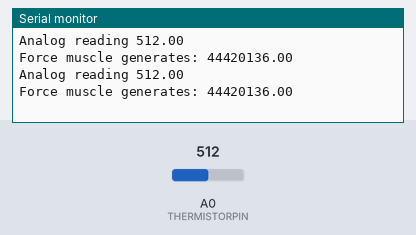
Recording of a sketch running on a simulated Arduino Uno, built with avr-gcc and run on an emulated ATmega328P. Shown: the last lines printed to the serial monitor. The test bench sets the inputs (shaded band); at power-on: A0 (THERMISTORPIN) = 512.

Above: at 1.8 s.
1.9 s: A0 (THERMISTORPIN) set to 559
At 2.8 s:
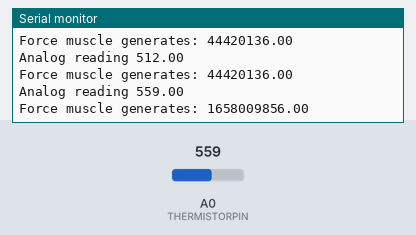
3.4 s: A0 (THERMISTORPIN) set to 577
At 4.4 s:
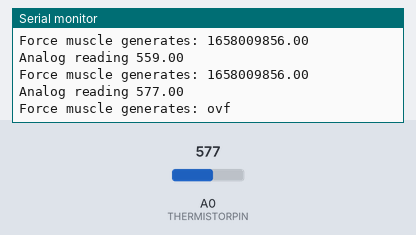
6.5 s: A0 (THERMISTORPIN) set to 842
At 7.8 s:
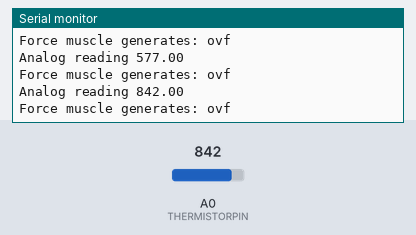
8.0 s: A0 (THERMISTORPIN) set to 866
At 8.8 s:
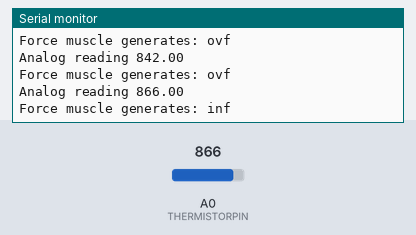
Timing chart, 0 to 11.0 s (numbered marks = the images above; inputs shaded):
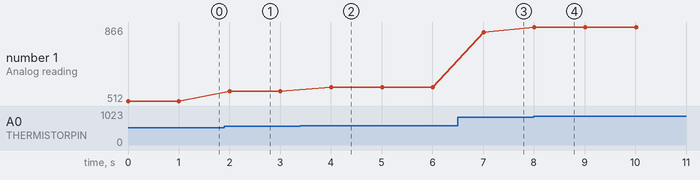

The sketch:

ForceOnCable.ino
```cpp
#include <math.h> // to use exponential function


// the value of the 'other' resistor
#define SERIESRESISTOR 10000

// What pin to connect the sensor to
#define THERMISTORPIN A0

void setup(void) {
  Serial.begin(9600);
}

void loop(void) {
  float reading;

  reading = analogRead(THERMISTORPIN);

  Serial.print("Analog reading ");
  Serial.println(reading);

  // convert the value to resistance
  reading = (1023 / reading)  - 1;
  reading = SERIESRESISTOR / reading;
  //Serial.print("Thermistor resistance ");

  Serial.print("Force muscle generates: ");
  float force = ((0.759096*exp(0.00178499*reading)) - 1.26725);
  Serial.println(force);
  //Serial.println(reading);

  delay(1000);
}
```

Measured:
- the behaviour switches between 569 and 570 on A0 (THERMISTORPIN) (found by bisection; images 1 and 2)
- the behaviour switches between 851 and 852 on A0 (THERMISTORPIN) (found by bisection; images 3 and 4)
- after the input at 1.9 s, the serial monitor: prints a new line after 0.10 s (image 1)
- after the input at 3.4 s, the serial monitor: prints a new line after 0.61 s (image 2)
- after the input at 6.5 s, the serial monitor: prints a new line after 0.51 s (image 3)
- after the input at 8.0 s, the serial monitor: prints a new line at once (image 4)
- plotted number 1: 512 → 559 after the input at 1.9 s, 559 → 577 after the input at 3.4 s, 577 → 842 after the input at 6.5 s, 842 → 866 after the input at 8.0 s
